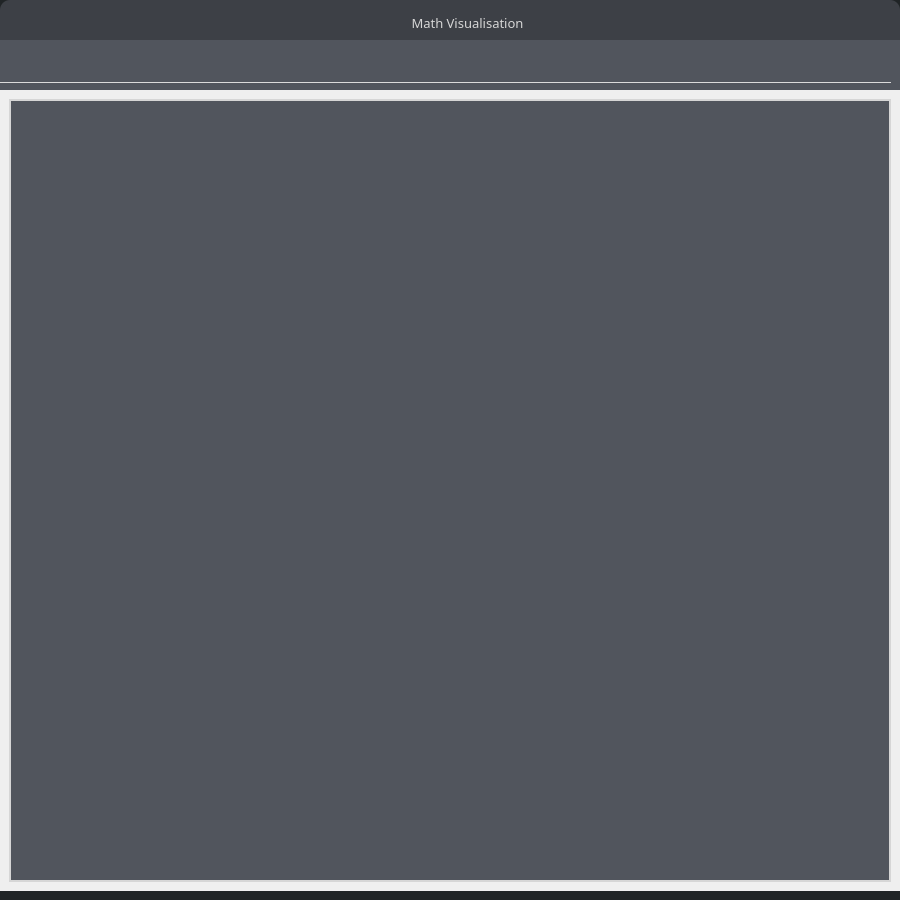
<?xml version="1.0" encoding="UTF-8"?>
<ui version="4.0">
 <class>MainWindow</class>
 <widget class="QMainWindow" name="MainWindow">
  <property name="geometry">
   <rect>
    <x>0</x>
    <y>0</y>
    <width>900</width>
    <height>900</height>
   </rect>
  </property>
  <property name="minimumSize">
   <size>
    <width>900</width>
    <height>900</height>
   </size>
  </property>
  <property name="maximumSize">
   <size>
    <width>900</width>
    <height>900</height>
   </size>
  </property>
  <property name="windowTitle">
   <string>MainWindow</string>
  </property>
  <property name="styleSheet">
   <string notr="true">QMainWindow{
	background-color: rgb(32, 36, 38);
}</string>
  </property>
  <widget class="QWidget" name="centralwidget">
   <property name="styleSheet">
    <string notr="true">border-bottom-left-radius: 10px;
border-bottom-right-radius: 10px;

</string>
   </property>
   <layout class="QVBoxLayout" name="verticalLayout">
    <property name="spacing">
     <number>0</number>
    </property>
    <property name="leftMargin">
     <number>0</number>
    </property>
    <property name="topMargin">
     <number>0</number>
    </property>
    <property name="rightMargin">
     <number>0</number>
    </property>
    <property name="bottomMargin">
     <number>0</number>
    </property>
    <item>
     <widget class="QFrame" name="headerFrame">
      <property name="minimumSize">
       <size>
        <width>0</width>
        <height>40</height>
       </size>
      </property>
      <property name="maximumSize">
       <size>
        <width>10000</width>
        <height>40</height>
       </size>
      </property>
      <property name="layoutDirection">
       <enum>Qt::LeftToRight</enum>
      </property>
      <property name="styleSheet">
       <string notr="true">
QFrame{
border-top-left-radius: 10px;
border-top-right-radius:10px;
border-bottom-left-radius: 0px;
border-bottom-right-radius:0px;
background-color: rgb(61, 64, 70);
}


</string>
      </property>
      <property name="frameShape">
       <enum>QFrame::StyledPanel</enum>
      </property>
      <property name="frameShadow">
       <enum>QFrame::Raised</enum>
      </property>
      <widget class="QPushButton" name="minBtn">
       <property name="geometry">
        <rect>
         <x>830</x>
         <y>11</y>
         <width>34</width>
         <height>20</height>
        </rect>
       </property>
       <property name="maximumSize">
        <size>
         <width>35</width>
         <height>16777215</height>
        </size>
       </property>
       <property name="styleSheet">
        <string notr="true">QPushButton:hover {
	background-color: rgb(56, 57, 61);
}
QPushButton{
	border-radius:10px;
}</string>
       </property>
       <property name="text">
        <string/>
       </property>
       <property name="icon">
        <iconset>
         <normaloff>images/min ver 2.png</normaloff>images/min ver 2.png</iconset>
       </property>
       <property name="iconSize">
        <size>
         <width>30</width>
         <height>30</height>
        </size>
       </property>
      </widget>
      <widget class="QPushButton" name="closeBtn">
       <property name="geometry">
        <rect>
         <x>864</x>
         <y>11</y>
         <width>28</width>
         <height>20</height>
        </rect>
       </property>
       <property name="minimumSize">
        <size>
         <width>10</width>
         <height>0</height>
        </size>
       </property>
       <property name="maximumSize">
        <size>
         <width>35</width>
         <height>16777215</height>
        </size>
       </property>
       <property name="styleSheet">
        <string notr="true">QPushButton:hover {
	background-color: rgb(56, 57, 61);
}
QPushButton{
	border-radius:10px;
}
</string>
       </property>
       <property name="text">
        <string/>
       </property>
       <property name="icon">
        <iconset>
         <normaloff>images/outline_close_white_48dp.png</normaloff>images/outline_close_white_48dp.png</iconset>
       </property>
       <property name="iconSize">
        <size>
         <width>30</width>
         <height>30</height>
        </size>
       </property>
      </widget>
      <widget class="QLabel" name="title_label">
       <property name="geometry">
        <rect>
         <x>347</x>
         <y>7</y>
         <width>241</width>
         <height>31</height>
        </rect>
       </property>
       <property name="font">
        <font>
         <family>Microsoft PhagsPa</family>
         <pointsize>10</pointsize>
        </font>
       </property>
       <property name="styleSheet">
        <string notr="true">color:rgb(214, 214, 214);</string>
       </property>
       <property name="text">
        <string>Math Visualisation</string>
       </property>
       <property name="alignment">
        <set>Qt::AlignCenter</set>
       </property>
      </widget>
      <widget class="QPushButton" name="window_icon">
       <property name="geometry">
        <rect>
         <x>12</x>
         <y>7</y>
         <width>31</width>
         <height>31</height>
        </rect>
       </property>
       <property name="styleSheet">
        <string notr="true">QPushButton:hover {
	background-color: rgb(56, 57, 61);
}</string>
       </property>
       <property name="text">
        <string/>
       </property>
       <property name="icon">
        <iconset>
         <normaloff>../images/icon.png</normaloff>../images/icon.png</iconset>
       </property>
       <property name="iconSize">
        <size>
         <width>28</width>
         <height>28</height>
        </size>
       </property>
      </widget>
     </widget>
    </item>
    <item>
     <widget class="QFrame" name="main_frame">
      <property name="enabled">
       <bool>true</bool>
      </property>
      <property name="styleSheet">
       <string notr="true">border-style: solid;
border-width: 3px;
border-color:rgb(61, 64, 70);
background-color: rgb(32, 33, 36);
QFrame{
	border-bottom-left-radius: 10px;
	border-bottom-right-radius: 10px;
	
}</string>
      </property>
      <property name="frameShape">
       <enum>QFrame::StyledPanel</enum>
      </property>
      <property name="frameShadow">
       <enum>QFrame::Raised</enum>
      </property>
      <layout class="QVBoxLayout" name="verticalLayout_2">
       <property name="spacing">
        <number>0</number>
       </property>
       <property name="leftMargin">
        <number>0</number>
       </property>
       <property name="topMargin">
        <number>0</number>
       </property>
       <property name="rightMargin">
        <number>0</number>
       </property>
       <item>
        <widget class="QFrame" name="top_menu_frame">
         <property name="minimumSize">
          <size>
           <width>0</width>
           <height>50</height>
          </size>
         </property>
         <property name="maximumSize">
          <size>
           <width>1000</width>
           <height>150</height>
          </size>
         </property>
         <property name="styleSheet">
          <string notr="true">border-bottom:0px solid;
border-radius:10px;

background-color: rgb(81, 85, 93);
border-top:0px solid;
border-left:0px solid;
border-right:0px solid;
border-color: rgb(91, 91, 91);
border-radius:0px;
</string>
         </property>
         <property name="frameShape">
          <enum>QFrame::StyledPanel</enum>
         </property>
         <property name="frameShadow">
          <enum>QFrame::Raised</enum>
         </property>
         <widget class="QFrame" name="math_text_frame">
          <property name="geometry">
           <rect>
            <x>9</x>
            <y>50</y>
            <width>871</width>
            <height>70</height>
           </rect>
          </property>
          <property name="minimumSize">
           <size>
            <width>700</width>
            <height>0</height>
           </size>
          </property>
          <property name="maximumSize">
           <size>
            <width>1000</width>
            <height>16777215</height>
           </size>
          </property>
          <property name="styleSheet">
           <string notr="true"/>
          </property>
          <property name="frameShape">
           <enum>QFrame::StyledPanel</enum>
          </property>
          <property name="frameShadow">
           <enum>QFrame::Raised</enum>
          </property>
         </widget>
         <widget class="QFrame" name="menu_buttons_frame">
          <property name="geometry">
           <rect>
            <x>0</x>
            <y>0</y>
            <width>891</width>
            <height>43</height>
           </rect>
          </property>
          <property name="styleSheet">
           <string notr="true">QFrame{
border-bottom: 1px solid #dadada;
}</string>
          </property>
          <property name="frameShape">
           <enum>QFrame::StyledPanel</enum>
          </property>
          <property name="frameShadow">
           <enum>QFrame::Raised</enum>
          </property>
          <widget class="QPushButton" name="math_symbol_button">
           <property name="geometry">
            <rect>
             <x>5</x>
             <y>0</y>
             <width>41</width>
             <height>41</height>
            </rect>
           </property>
           <property name="maximumSize">
            <size>
             <width>50</width>
             <height>16777215</height>
            </size>
           </property>
           <property name="font">
            <font>
             <family>Microsoft PhagsPa</family>
             <pointsize>10</pointsize>
            </font>
           </property>
           <property name="styleSheet">
            <string notr="true">QPushButton:hover {
	background-color: rgb(56, 57, 61);
}
QToolTip{color: white;}
</string>
           </property>
           <property name="text">
            <string/>
           </property>
           <property name="icon">
            <iconset>
             <normaloff>images/calculate.png</normaloff>
             <normalon>../images/calculate.png</normalon>images/calculate.png</iconset>
           </property>
           <property name="iconSize">
            <size>
             <width>40</width>
             <height>40</height>
            </size>
           </property>
           <property name="checkable">
            <bool>true</bool>
           </property>
           <property name="checked">
            <bool>false</bool>
           </property>
          </widget>
          <widget class="QLabel" name="tooltip_label">
           <property name="geometry">
            <rect>
             <x>550</x>
             <y>0</y>
             <width>331</width>
             <height>41</height>
            </rect>
           </property>
           <property name="layoutDirection">
            <enum>Qt::LeftToRight</enum>
           </property>
           <property name="styleSheet">
            <string notr="true">QLabel{

border-bottom: 0px;

color:rgb(214, 214, 214);

}</string>
           </property>
           <property name="text">
            <string/>
           </property>
           <property name="alignment">
            <set>Qt::AlignRight|Qt::AlignTrailing|Qt::AlignVCenter</set>
           </property>
          </widget>
          <widget class="QPushButton" name="add_text_input_btn">
           <property name="geometry">
            <rect>
             <x>50</x>
             <y>0</y>
             <width>41</width>
             <height>41</height>
            </rect>
           </property>
           <property name="styleSheet">
            <string notr="true">QPushButton:hover{background-color:rgb(56, 57, 61);}
QToolTip{color: white;}
QPushButton{border-radius: 10px;}</string>
           </property>
           <property name="text">
            <string/>
           </property>
           <property name="icon">
            <iconset>
             <normaloff>../images/new.png</normaloff>../images/new.png</iconset>
           </property>
           <property name="iconSize">
            <size>
             <width>41</width>
             <height>41</height>
            </size>
           </property>
          </widget>
          <widget class="QPushButton" name="delete_all_btn">
           <property name="geometry">
            <rect>
             <x>95</x>
             <y>0</y>
             <width>41</width>
             <height>41</height>
            </rect>
           </property>
           <property name="styleSheet">
            <string notr="true">QPushButton:hover{background-color:rgb(56, 57, 61);}
QToolTip{color: white;}
QPushButton{border-radius: 10px;}</string>
           </property>
           <property name="text">
            <string/>
           </property>
           <property name="icon">
            <iconset>
             <normaloff>../images/baseline_delete_white_36dp.png</normaloff>
             <normalon>../images/outline_close_white_48dp.png</normalon>../images/baseline_delete_white_36dp.png</iconset>
           </property>
           <property name="iconSize">
            <size>
             <width>41</width>
             <height>41</height>
            </size>
           </property>
          </widget>
          <widget class="QPushButton" name="help_btn">
           <property name="geometry">
            <rect>
             <x>138</x>
             <y>0</y>
             <width>41</width>
             <height>41</height>
            </rect>
           </property>
           <property name="text">
            <string/>
           </property>
           <property name="icon">
            <iconset>
             <normaloff>../images/outline_help_white_48dp.png</normaloff>../images/outline_help_white_48dp.png</iconset>
           </property>
           <property name="iconSize">
            <size>
             <width>38</width>
             <height>38</height>
            </size>
           </property>
          </widget>
         </widget>
         <widget class="QLineEdit" name="input_edit">
          <property name="geometry">
           <rect>
            <x>10</x>
            <y>124</y>
            <width>871</width>
            <height>25</height>
           </rect>
          </property>
          <property name="sizePolicy">
           <sizepolicy hsizetype="Fixed" vsizetype="Fixed">
            <horstretch>0</horstretch>
            <verstretch>0</verstretch>
           </sizepolicy>
          </property>
          <property name="minimumSize">
           <size>
            <width>871</width>
            <height>25</height>
           </size>
          </property>
          <property name="maximumSize">
           <size>
            <width>871</width>
            <height>25</height>
           </size>
          </property>
          <property name="styleSheet">
           <string notr="true">QLineEdit{border:2px solid;

border-color:rgb(214, 214, 214);
background-color: rgb(81, 85, 93);
color:rgb(214, 214, 214);}</string>
          </property>
          <property name="alignment">
           <set>Qt::AlignLeading|Qt::AlignLeft|Qt::AlignVCenter</set>
          </property>
         </widget>
        </widget>
       </item>
       <item>
        <widget class="QScrollArea" name="input_scroll">
         <property name="styleSheet">
          <string notr="true">border-width: 0px;</string>
         </property>
         <property name="widgetResizable">
          <bool>true</bool>
         </property>
         <widget class="QWidget" name="scrollAreaWidgetContents">
          <property name="geometry">
           <rect>
            <x>0</x>
            <y>0</y>
            <width>894</width>
            <height>795</height>
           </rect>
          </property>
          <layout class="QVBoxLayout" name="verticalLayout_3">
           <property name="spacing">
            <number>0</number>
           </property>
           <property name="leftMargin">
            <number>9</number>
           </property>
           <property name="topMargin">
            <number>0</number>
           </property>
           <property name="rightMargin">
            <number>0</number>
           </property>
           <property name="bottomMargin">
            <number>0</number>
           </property>
           <item>
            <widget class="QStackedWidget" name="stackedWidget">
             <property name="styleSheet">
              <string notr="true">border-radius: 0px;</string>
             </property>
             <property name="currentIndex">
              <number>0</number>
             </property>
             <widget class="QWidget" name="page">
              <layout class="QHBoxLayout" name="horizontalLayout">
               <property name="leftMargin">
                <number>0</number>
               </property>
               <item>
                <widget class="QFrame" name="output_frame">
                 <property name="minimumSize">
                  <size>
                   <width>700</width>
                   <height>0</height>
                  </size>
                 </property>
                 <property name="styleSheet">
                  <string notr="true">QFrame{border:2px solid;

border-color:rgb(214, 214, 214);
background-color: rgb(81, 85, 93);
color:rgb(214, 214, 214);}</string>
                 </property>
                 <property name="frameShape">
                  <enum>QFrame::StyledPanel</enum>
                 </property>
                 <property name="frameShadow">
                  <enum>QFrame::Raised</enum>
                 </property>
                </widget>
               </item>
              </layout>
             </widget>
             <widget class="QWidget" name="page_2"/>
            </widget>
           </item>
          </layout>
         </widget>
        </widget>
       </item>
      </layout>
     </widget>
    </item>
   </layout>
  </widget>
  <action name="actionNew">
   <property name="text">
    <string>New...</string>
   </property>
  </action>
  <action name="actionOpen">
   <property name="text">
    <string>Open...</string>
   </property>
  </action>
  <action name="actionClose">
   <property name="text">
    <string>Close</string>
   </property>
  </action>
  <action name="actionSave">
   <property name="text">
    <string>Save</string>
   </property>
  </action>
  <action name="actionSave_As">
   <property name="text">
    <string>Save As..</string>
   </property>
  </action>
  <action name="actionSave_Images">
   <property name="text">
    <string>Save Plots..</string>
   </property>
  </action>
  <action name="actionQuit">
   <property name="text">
    <string>Quit</string>
   </property>
  </action>
  <action name="actionUndo">
   <property name="text">
    <string>Undo</string>
   </property>
  </action>
  <action name="actionRedo">
   <property name="text">
    <string>Redo</string>
   </property>
  </action>
  <action name="actionCut">
   <property name="text">
    <string>Cut</string>
   </property>
  </action>
  <action name="actionCopy">
   <property name="text">
    <string>Copy</string>
   </property>
  </action>
  <action name="actionpaste">
   <property name="text">
    <string>Paste</string>
   </property>
  </action>
  <action name="actionDelete">
   <property name="text">
    <string>Delete</string>
   </property>
  </action>
  <action name="actionSelect_All">
   <property name="text">
    <string>Select All</string>
   </property>
  </action>
  <action name="actionEdit">
   <property name="text">
    <string>Edit</string>
   </property>
  </action>
  <action name="actionblah_blah">
   <property name="text">
    <string>blah blah</string>
   </property>
  </action>
  <action name="actionstuff">
   <property name="text">
    <string>stuff</string>
   </property>
  </action>
  <action name="actionstuff_2">
   <property name="text">
    <string>stuff</string>
   </property>
  </action>
 </widget>
 <resources/>
 <connections/>
</ui>
